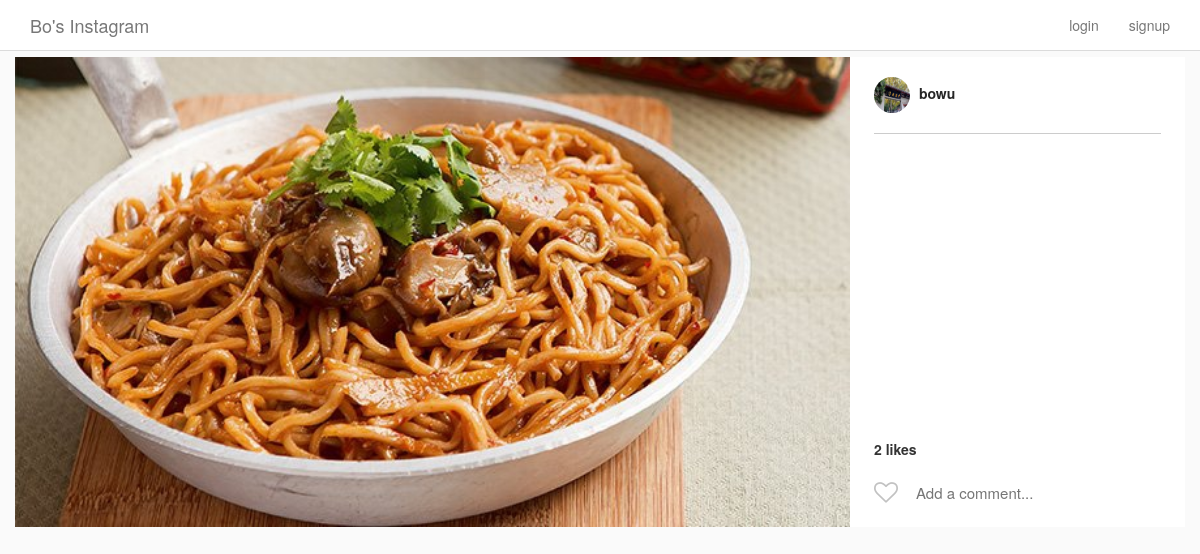
Before: /instagram/post/2/ with the older database file.
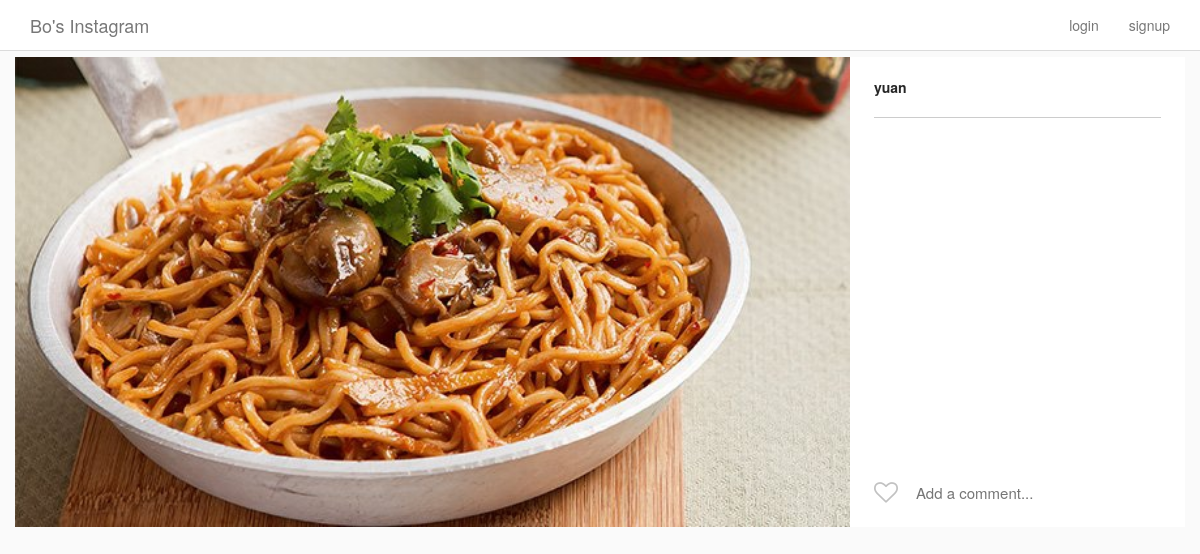
After: the same page with the newer database file.
### Instagram/models.py (models this page shows, shortened)
class Post(models.Model):
    author = models.ForeignKey(
        InstagramUser,
        on_delete = models.CASCADE,
        related_name = 'posts'
    )
    title = models.TextField(blank=True, null=True)
    image = ProcessedImageField(
        upload_to = 'static/images/posts',
        format = 'JPEG',
        options = {'quality':100},
        blank = True,
        null = True
    )
    def get_like_count(self):
        return self.likes.count()

class InstagramUser(AbstractUser):
    profile_picture = ProcessedImageField(
        upload_to = 'static/images/profile_images',
        format = 'JPEG',
        options = {'quality':100},
        blank = True,
        null = True
    )

### Instagram/views.py (the view)
# urls.py: path('post/<int:pk>/', PostDetailView.as_view(), name='post_detail'),
class PostDetailView(DetailView):
    model = Post
    template_name = 'detail.html'

### Instagram/templatetags/custom_tags.py (called while the page is built)
@register.simple_tag
def user_liked_post(user, post):
    try:
        like = Like.objects.get(post=post, user=user)
        return "fa-heart"
    except:
        return "fa-heart-o"

### templates/detail.html (shortened to what this page needs)
{% extends "base.html" %}
{% load custom_tags %}
{% block content %}
<div class="row single-post">
    <div class="single-post-card view-update {{ object.pk }}">
        <div class="header">
            <a href="{% url 'user_profile' object.author.pk %}">
                {% if object.author.profile_picture %}
                    <img class="picture-circle--medium" src="/{{object.author.profile_picture}}">
                {% endif %}
                {{ object.author.username }}
            </a>
        </div>
        <div class="image__wrapper">
            <img class="card__main-image" src="/{{object.image}}" width='1000', height='1000'>
        </div>
        <div class="comments-portion">
            <div class="likes-timestamp-row">
                <div class="likes">
                    {% if object.get_like_count %}
                        {{ object.get_like_count }} like{% if object.get_like_count > 1 %}s{% endif %}
                    {% endif %}
                </div>
            </div>
            <section class="input-row">
                <i class="fa {% user_liked_post user post %} submit-like" aria-hidden="true"></i>
                <div class="comment-input-wrapper">
                    <input class="add-comment" type="text" placeholder="Add a comment...">
                </div>
            </section>
        </div>
    </div>
</div>
{% endblock content %}

Changed rows visible on the page:
changed Post: author.username "bowu" → "yuan"; author.profile_picture: picture removed; get_like_count "2" → (not shown)
Other visible differences:
text no longer shown: "like s"
